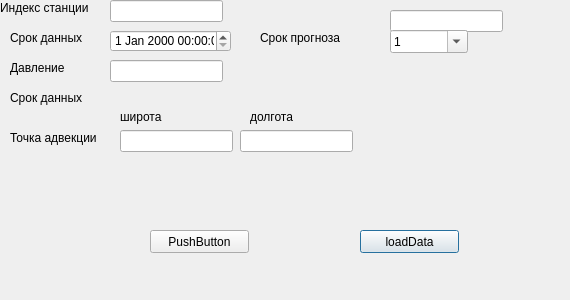
<?xml version="1.0" encoding="UTF-8"?>
<ui version="4.0">
 <class>TForecast_ui</class>
 <widget class="QDialog" name="TForecast_ui">
  <property name="geometry">
   <rect>
    <x>0</x>
    <y>0</y>
    <width>570</width>
    <height>300</height>
   </rect>
  </property>
  <property name="windowTitle">
   <string>Dialog</string>
  </property>
  <widget class="QLineEdit" name="le_punkt">
   <property name="geometry">
    <rect>
     <x>390</x>
     <y>10</y>
     <width>113</width>
     <height>22</height>
    </rect>
   </property>
  </widget>
  <widget class="QLineEdit" name="le_index">
   <property name="geometry">
    <rect>
     <x>110</x>
     <y>0</y>
     <width>113</width>
     <height>22</height>
    </rect>
   </property>
  </widget>
  <widget class="QPushButton" name="loadButton">
   <property name="geometry">
    <rect>
     <x>360</x>
     <y>230</y>
     <width>99</width>
     <height>23</height>
    </rect>
   </property>
   <property name="text">
    <string>loadData</string>
   </property>
  </widget>
  <widget class="QLabel" name="label">
   <property name="geometry">
    <rect>
     <x>0</x>
     <y>0</y>
     <width>121</width>
     <height>16</height>
    </rect>
   </property>
   <property name="text">
    <string>Индекс станции</string>
   </property>
  </widget>
  <widget class="QLabel" name="label_2">
   <property name="geometry">
    <rect>
     <x>10</x>
     <y>30</y>
     <width>101</width>
     <height>16</height>
    </rect>
   </property>
   <property name="text">
    <string>Срок данных</string>
   </property>
  </widget>
  <widget class="QDateTimeEdit" name="srok_date_time">
   <property name="geometry">
    <rect>
     <x>110</x>
     <y>30</y>
     <width>121</width>
     <height>22</height>
    </rect>
   </property>
  </widget>
  <widget class="QLineEdit" name="le_press">
   <property name="geometry">
    <rect>
     <x>110</x>
     <y>60</y>
     <width>113</width>
     <height>22</height>
    </rect>
   </property>
   <property name="text">
    <string/>
   </property>
  </widget>
  <widget class="QLabel" name="label_3">
   <property name="geometry">
    <rect>
     <x>10</x>
     <y>60</y>
     <width>81</width>
     <height>16</height>
    </rect>
   </property>
   <property name="text">
    <string>Давление</string>
   </property>
  </widget>
  <widget class="QLabel" name="label_4">
   <property name="geometry">
    <rect>
     <x>10</x>
     <y>130</y>
     <width>131</width>
     <height>16</height>
    </rect>
   </property>
   <property name="text">
    <string>Точка адвекции</string>
   </property>
  </widget>
  <widget class="QLineEdit" name="le_index_3">
   <property name="geometry">
    <rect>
     <x>120</x>
     <y>130</y>
     <width>113</width>
     <height>22</height>
    </rect>
   </property>
   <property name="text">
    <string/>
   </property>
  </widget>
  <widget class="QLineEdit" name="le_index_4">
   <property name="geometry">
    <rect>
     <x>240</x>
     <y>130</y>
     <width>113</width>
     <height>22</height>
    </rect>
   </property>
   <property name="text">
    <string/>
   </property>
  </widget>
  <widget class="QLabel" name="label_5">
   <property name="geometry">
    <rect>
     <x>120</x>
     <y>110</y>
     <width>57</width>
     <height>14</height>
    </rect>
   </property>
   <property name="text">
    <string>широта</string>
   </property>
  </widget>
  <widget class="QLabel" name="label_6">
   <property name="geometry">
    <rect>
     <x>10</x>
     <y>90</y>
     <width>101</width>
     <height>16</height>
    </rect>
   </property>
   <property name="text">
    <string>Срок данных</string>
   </property>
  </widget>
  <widget class="QLabel" name="label_7">
   <property name="geometry">
    <rect>
     <x>260</x>
     <y>30</y>
     <width>101</width>
     <height>16</height>
    </rect>
   </property>
   <property name="text">
    <string>Срок прогноза</string>
   </property>
  </widget>
  <widget class="QComboBox" name="cb_forecast_srok">
   <property name="geometry">
    <rect>
     <x>390</x>
     <y>30</y>
     <width>78</width>
     <height>23</height>
    </rect>
   </property>
   <property name="editable">
    <bool>true</bool>
   </property>
   <item>
    <property name="text">
     <string>1</string>
    </property>
   </item>
   <item>
    <property name="text">
     <string>2</string>
    </property>
   </item>
   <item>
    <property name="text">
     <string>3</string>
    </property>
   </item>
   <item>
    <property name="text">
     <string>6</string>
    </property>
   </item>
   <item>
    <property name="text">
     <string>12</string>
    </property>
   </item>
   <item>
    <property name="text">
     <string>24</string>
    </property>
   </item>
   <item>
    <property name="text">
     <string>36</string>
    </property>
   </item>
  </widget>
  <widget class="QLabel" name="label_8">
   <property name="geometry">
    <rect>
     <x>250</x>
     <y>110</y>
     <width>57</width>
     <height>14</height>
    </rect>
   </property>
   <property name="text">
    <string>долгота</string>
   </property>
  </widget>
  <widget class="QPushButton" name="pushButton">
   <property name="geometry">
    <rect>
     <x>150</x>
     <y>230</y>
     <width>99</width>
     <height>23</height>
    </rect>
   </property>
   <property name="text">
    <string>PushButton</string>
   </property>
  </widget>
 </widget>
 <resources/>
 <connections/>
</ui>
